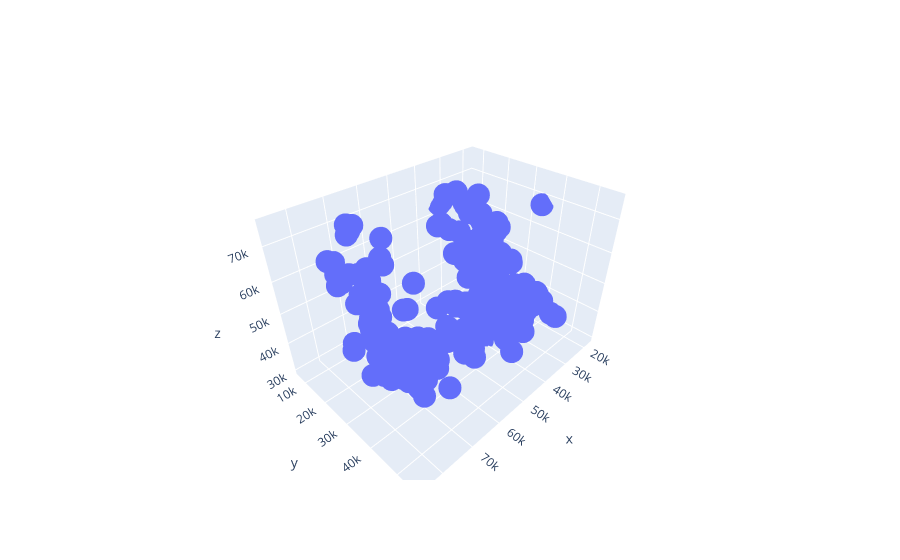

Notebook code cell kept with this figure:
### Code cell
import plotly.graph_objects as go
# plot the mushroom body in 3D

fig = go.Figure(data=[go.Scatter3d(x=larval_neuron_df['x'], y=larval_neuron_df['y'], z=larval_neuron_df['z'],
                                   mode='markers')])

fig.show()

### Figure 1 — Plotly figure (JSON) as saved in the notebook; plotly's stock layout.template omitted (floating-point values rounded to 4 significant figures; data arrays with more than 128 entries replaced by an {"elided": "..."} marker saying what was removed)
{"data": [{"mode": "markers", "type": "scatter3d", "x": {"elided": "387 float values"}, "y": {"elided": "387 float values"}, "z": {"elided": "387 float values"}}], "layout": {}}
